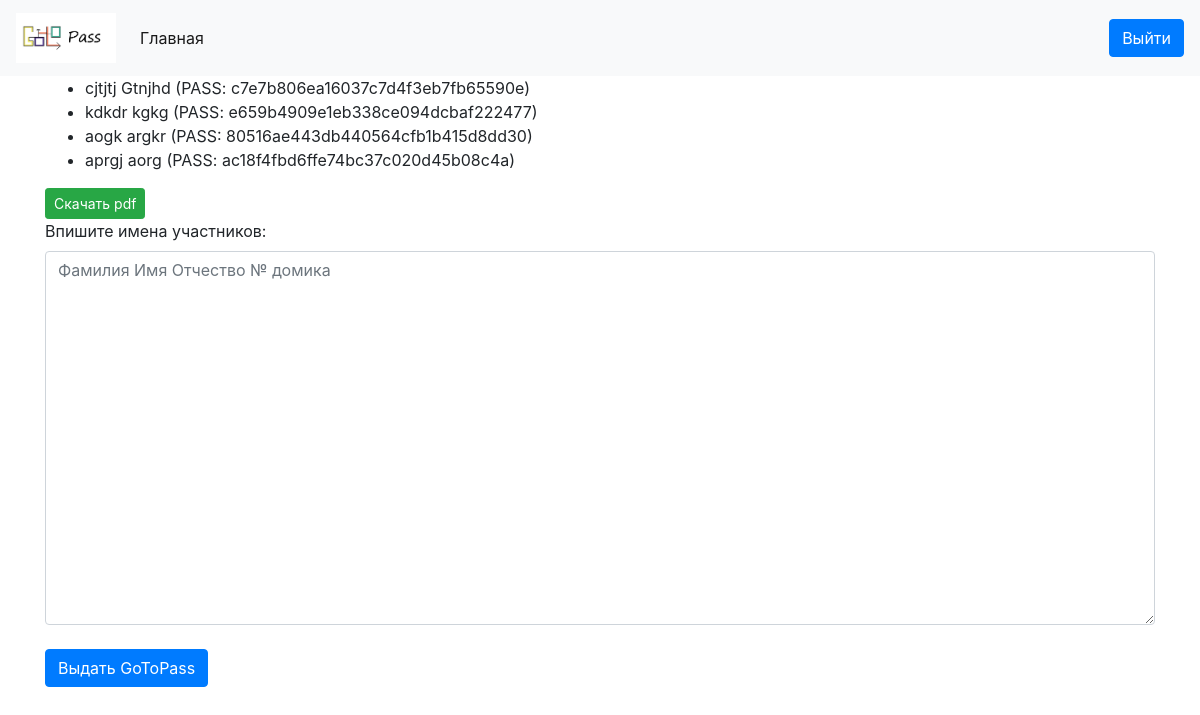
Before: / (signed in) with the older database file.
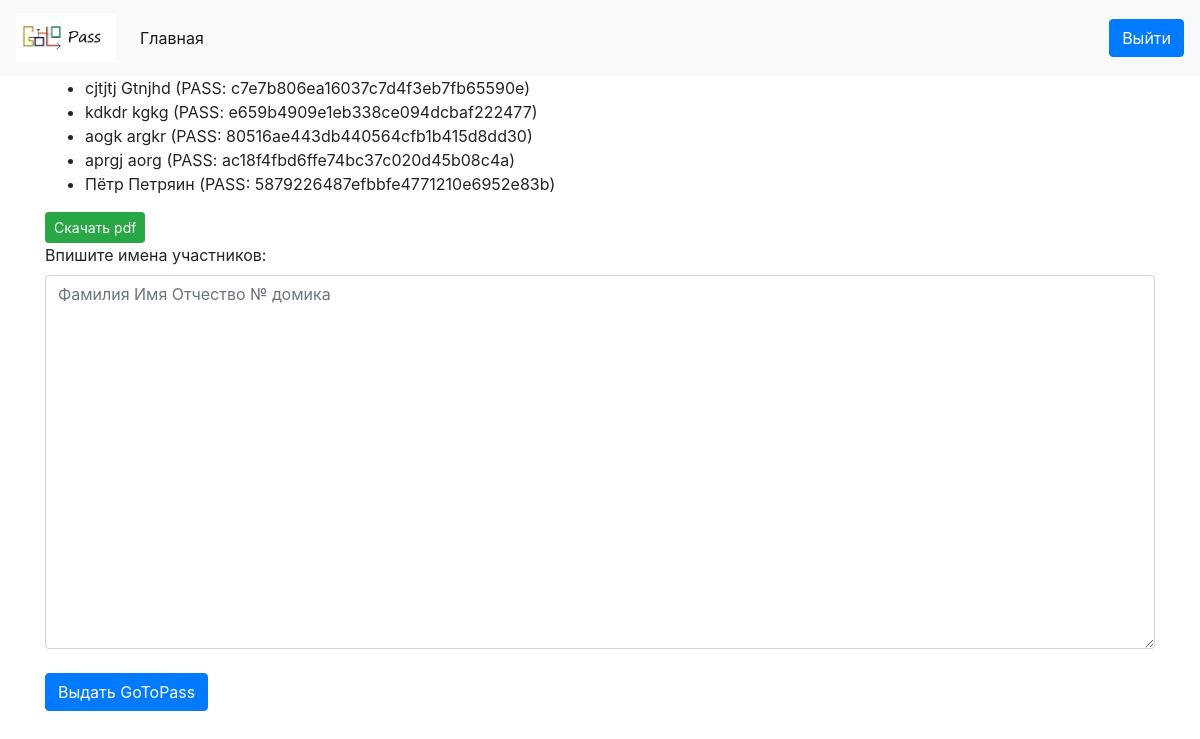
After: the same page with the newer database file.
### Pass/models.py (models this page shows)
class Person(models.Model):
    name = models.TextField()
    surname = models.TextField()
    patronymic = models.TextField()
    tg_id = models.TextField()
    vk_id = models.TextField()
    cours = models.TextField()
    pass_gen = models.TextField()
    home_number = models.TextField()

### Pass/views.py (the view, shortened to what this page needs)
# urls.py: path('', admink)
def admink(request):  # страница для добавления участников лагеря
    if request.user.is_authenticated:
        if request.method == 'GET':
            students = Person.objects.all()
            return render(request, 'admin.html', {'students': students})
    else:
        return redirect('/login')

### Pass/templates/admin.html (shortened to what this page needs)
{% extends 'base.html' %}
{% block content %}
<div>
<ul>
{% for student in students %}
    <li>{{ student.name }} {{ student.surname }} (PASS: {{ student.pass_gen }})</li>
{% endfor %}
</ul>
</div>
<a href="/pdf" class="btn btn-success btn-sm">Скачать pdf</a>
<div class="form-group">
<form method="post">
<label for textarea>Впишите имена участников:</label>
<textarea placeholder="Фамилия Имя Отчество № домика" class="form-control" name="FirstLastname" rows="15" id="textarea"></textarea><br>
<input type="submit" name="submit" class="btn btn-primary" value="Выдать GoToPass" />
</form>
</div>
{% endblock %}

Changed rows visible on the page:
added Person: name "Пётр", surname "Петряин", pass_gen "5879226487efbbfe4771210e6952e83b"
